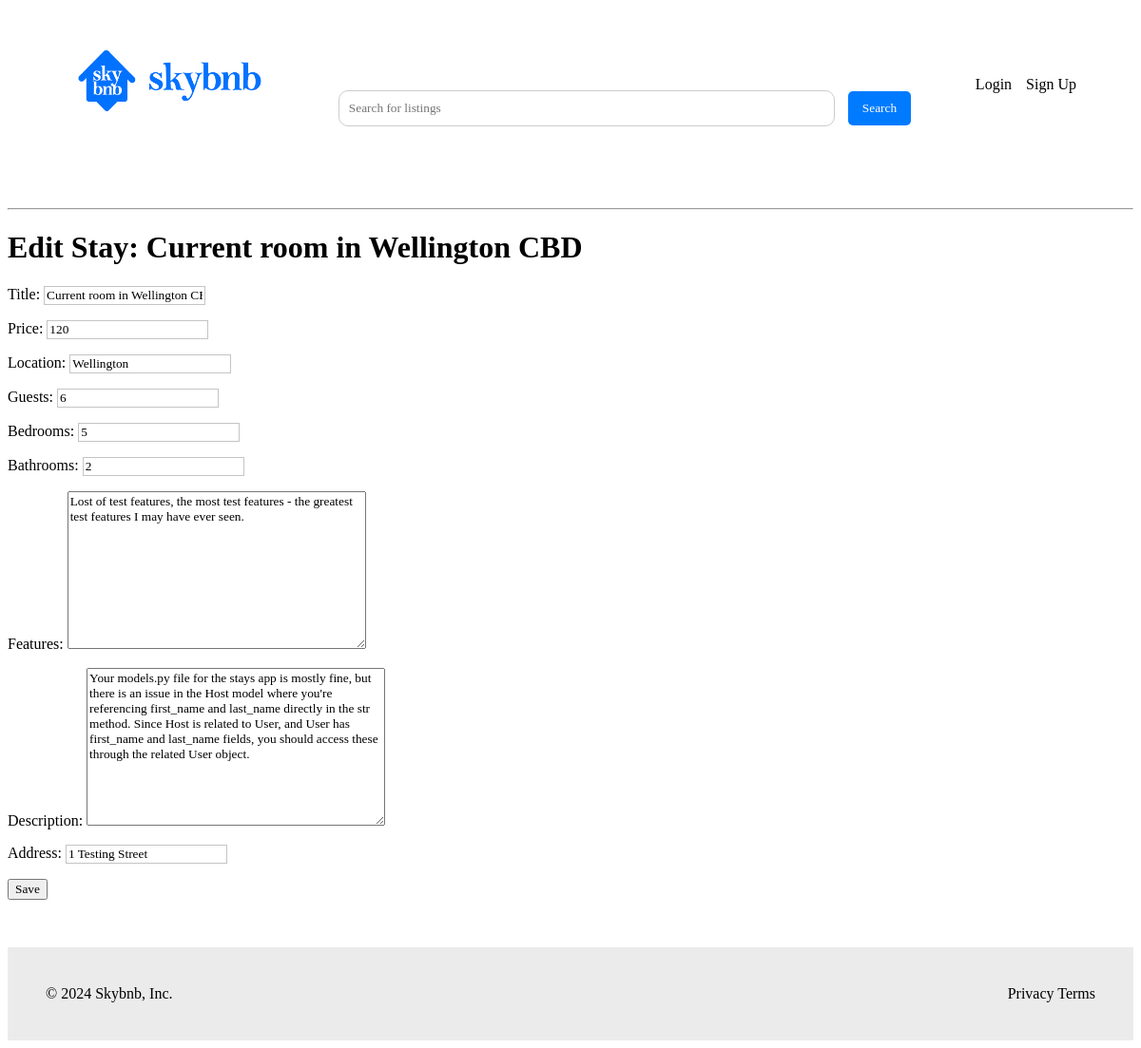
The page /stays/1/edit/ on the database as committed earlier.
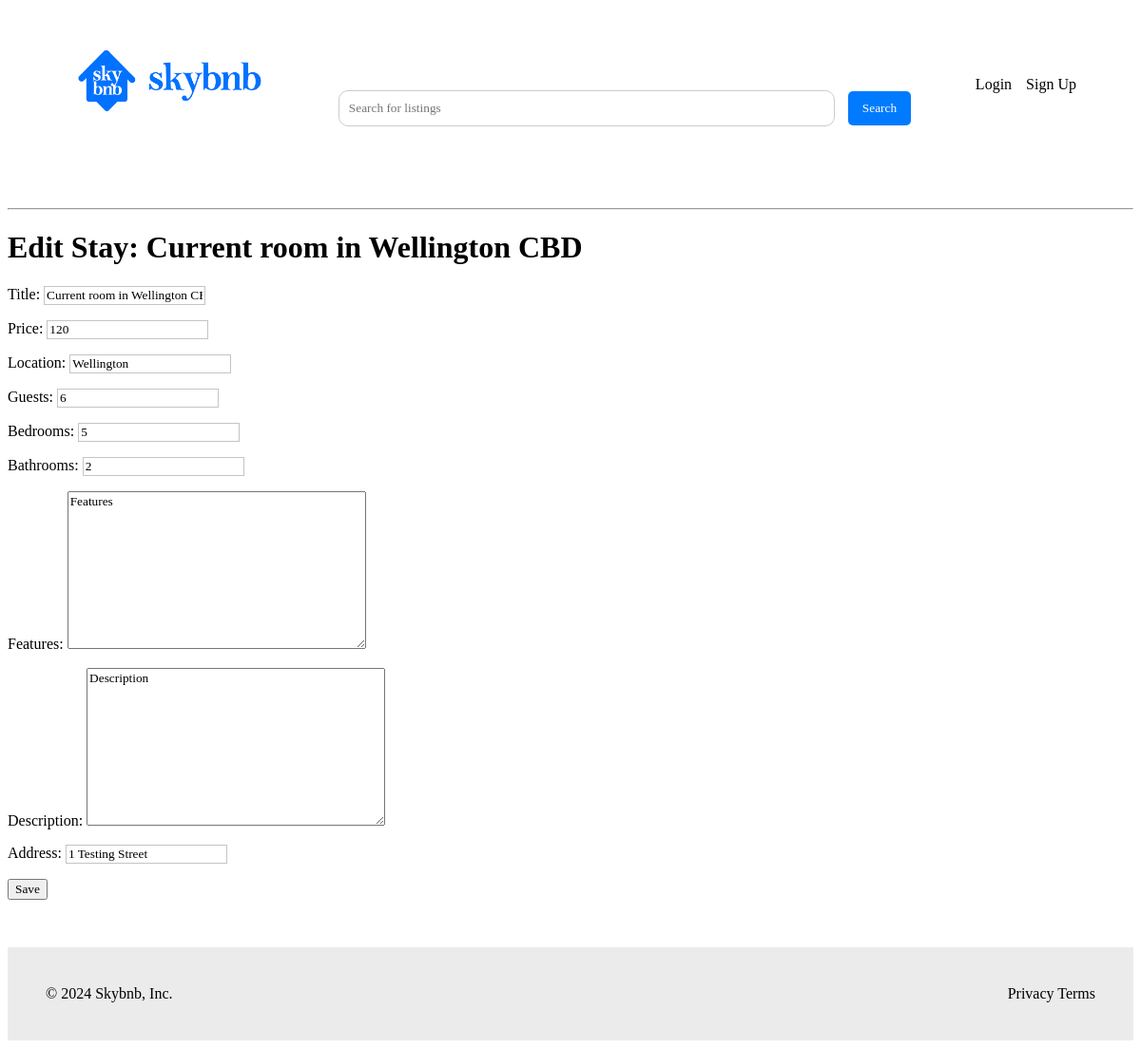
The same page on the database as committed later.
### stays/models.py (models this page shows, shortened)
class Stay(models.Model):
    title = models.CharField(max_length=255)
    price = models.IntegerField()
    location = models.CharField(max_length=255)
    host = models.ForeignKey(Host, on_delete=models.PROTECT, related_name='host')
    guests = models.IntegerField()
    bedrooms = models.IntegerField()
    bathrooms = models.IntegerField()
    features = models.TextField(max_length=510)
    description = models.TextField(max_length=510)
    address = models.CharField(max_length=255)

### stays/views.py (the view)
# urls.py: path('stays/<int:pk>/edit/', StayUpdateView.as_view(), name='stay_edit'),
class StayUpdateView(UpdateView):
    model = Stay
    fields = ['title', 'price', 'location', 'guests', 'bedrooms', 'bathrooms', 'features', 'description', 'address']
    template_name = 'stays/stay_form.html'
    success_url = '/'

### stays/templates/stays/stay_form.html (shortened to what this page needs)
{% extends 'base.html' %}
{% block content %}
    <div class="container">
        <h1>
            {% if form.instance.pk %}
                Edit Stay: {{ form.instance.title }}
            {% else %}
                Add a New stay
            {% endif %}
        </h1>
        <form method="post">
            {{ form.as_p }}
            <button type="submit">Save</button>
        </form>
    </div>
{% endblock %}

Rows that differ between the two databases and show on the page:
changed Stay "Current room in Wellington CBD": features "Lost of test features, the most test features - the greatest test features I may have ever seen." → "Features"; description "Your models.py file for the stays app is mostly fine, but there is an issue in the Host model where you're referencing first_name and last_name directly in the str method. Since Host is related to User, and User has first_name and last_name fields, you should access these through the related User object." → "Description"
